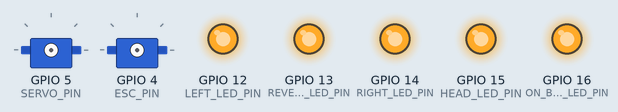
The program below on a simulated ESP8266 (NodeMCU). On the bench: 2 × servo, output pins drawn as LEDs (lit = HIGH).

Above: at 0.1 s.
At 1.1 s:
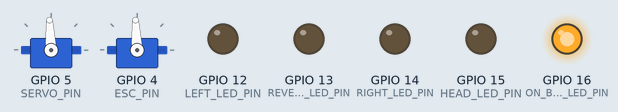
Timing chart, 0 to 2.6 s (numbered marks = the images above):
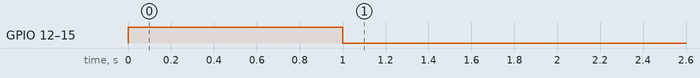

The program:

main.cpp
```cpp
#include <Arduino.h>
#include <CrsfSerial.h>
#include <Servo.h>
#include <config.h>


Servo servo;
Servo esc;
int crsfChannelValues[CRSF_NUM_CHANNELS];

CrsfSerial crsf(Serial);

unsigned long previousMillisRight = 0;   // 上次右LED闪烁的时间
unsigned long previousMillisLeft = 0;    // 上次左LED闪烁的时间
bool steeringLedState = LOW;      // 右LED当前的状态
// bool leftState = LOW;       // 左LED当前的状态

void crsfLinkUp() {
  digitalWrite(ON_BOARD_LED_PIN, HIGH);
}

void crsfLinkDown() {
  digitalWrite(ON_BOARD_LED_PIN, LOW);
  for (uint8_t i = 0; i < CRSF_NUM_CHANNELS; i++) {
    crsfChannelValues[i] = FAIL_SAFE_VALUE;
  }
  digitalWrite(HEAD_LED_PIN, LOW);
  digitalWrite(RIGHT_LED_PIN, LOW);
  digitalWrite(LEFT_LED_PIN, LOW);
  digitalWrite(REVERSE_LED_PIN, LOW);
}

void onCrsfChannels() {
  for (uint8_t i = 0; i < CRSF_NUM_CHANNELS; i++) {
    crsfChannelValues[i] = crsf.getChannel(i);
  }
}

void setup() {
  Serial.begin(420000);
  // LED初始化
  pinMode(ON_BOARD_LED_PIN, OUTPUT);
  digitalWrite(ON_BOARD_LED_PIN, HIGH);
  pinMode(RIGHT_LED_PIN, OUTPUT);
  digitalWrite(RIGHT_LED_PIN, HIGH);
  pinMode(LEFT_LED_PIN , OUTPUT);
  digitalWrite(LEFT_LED_PIN , HIGH);
  pinMode(HEAD_LED_PIN, OUTPUT);
  digitalWrite(HEAD_LED_PIN, HIGH);
  pinMode(REVERSE_LED_PIN, OUTPUT);
  digitalWrite(REVERSE_LED_PIN,HIGH);
  delay(1000);

  for (uint8_t i = 0; i < CRSF_NUM_CHANNELS; i++) {
    crsfChannelValues[i] = FAIL_SAFE_VALUE;
  }

  // 初始化舵机输出
  servo.attach(SERVO_PIN);
  servo.writeMicroseconds(FAIL_SAFE_VALUE);
  esc.attach(ESC_PIN);
  esc.writeMicroseconds(FAIL_SAFE_VALUE);

  // 初始化CRSF
  crsf.onLinkUp = crsfLinkUp;
  crsf.onLinkDown = crsfLinkDown;
  crsf.onPacketChannels = onCrsfChannels;
  crsf.begin();
}

void loop() {
  crsf.loop();

  // 输出 PWM 给舵机
  servo.writeMicroseconds(crsfChannelValues[CRSF_STEERING_CHANNEL]);
  esc.writeMicroseconds(crsfChannelValues[CRSF_ESC_CHANNEL]);

  // Head LightLED
  if (crsfChannelValues[CRSF_HEAD_LIGHT_CHANNEL] > PWM_MID) {
    digitalWrite(HEAD_LED_PIN, HIGH);
  } else {
    digitalWrite(HEAD_LED_PIN, LOW);
  }

  // 右LED和左LED的闪烁逻辑
  int steering = crsfChannelValues[CRSF_STEERING_CHANNEL];
  int hazard = crsfChannelValues[CRSF_HAZARD_LIGHT_CHANNEL];
  unsigned long currentMillis = millis();
  if (hazard > PWM_MID) {
    // 双闪模式：交替闪烁
    if (currentMillis - previousMillisRight >= BLINK_INTERVAL_MS) {
      previousMillisRight = currentMillis;
      steeringLedState = !steeringLedState;

      digitalWrite(RIGHT_LED_PIN, steeringLedState);
      digitalWrite(LEFT_LED_PIN, steeringLedState);
    }
  } else {
    // 正常转向灯逻辑
    if (currentMillis - previousMillisRight >= BLINK_INTERVAL_MS) {
      previousMillisRight = currentMillis;
      steeringLedState = !steeringLedState;

      if (steering > PWM_MID + DEAD_BAND) {
        digitalWrite(RIGHT_LED_PIN, steeringLedState);
        digitalWrite(LEFT_LED_PIN, LOW);
      } else if (steering < PWM_MID - DEAD_BAND) {
        digitalWrite(RIGHT_LED_PIN, LOW);
        digitalWrite(LEFT_LED_PIN, steeringLedState);
      } else {
        digitalWrite(RIGHT_LED_PIN, LOW);
        digitalWrite(LEFT_LED_PIN, LOW);
      }
    }
  }

  // 倒车灯控制
  if (crsfChannelValues[CRSF_ESC_CHANNEL] > PWM_MID + DEAD_BAND) {  // 如果是反转（你可根据 ESC 设定微调）
    digitalWrite(REVERSE_LED_PIN, HIGH);
  } else {
    digitalWrite(REVERSE_LED_PIN, LOW);
  }

  // 可选调试输出
  // Serial.println(ch);
}
```

config.h
```cpp
#define SERVO_PIN 5
#define ESC_PIN 4
#define ON_BOARD_LED_PIN 16
#define HEAD_LED_PIN 15
#define RIGHT_LED_PIN 14
#define LEFT_LED_PIN  12
#define REVERSE_LED_PIN 13
#define PWM_MID 1500
#define FAIL_SAFE_VALUE 1500
#define CRSF_STEERING_CHANNEL 4
#define CRSF_ESC_CHANNEL 2
#define CRSF_HEAD_LIGHT_CHANNEL 6
#define CRSF_HAZARD_LIGHT_CHANNEL 7

#define DEAD_BAND  300
#define NUM_SERVOS 2

const unsigned long BLINK_INTERVAL_MS = 800;
```

Measured:
- by itself, GPIO 12 (LEFT_LED_PIN), GPIO 13 (REVERSE_LED_PIN), GPIO 14 (RIGHT_LED_PIN), GPIO 15 (HEAD_LED_PIN): HIGH → LOW at 1.0 s
